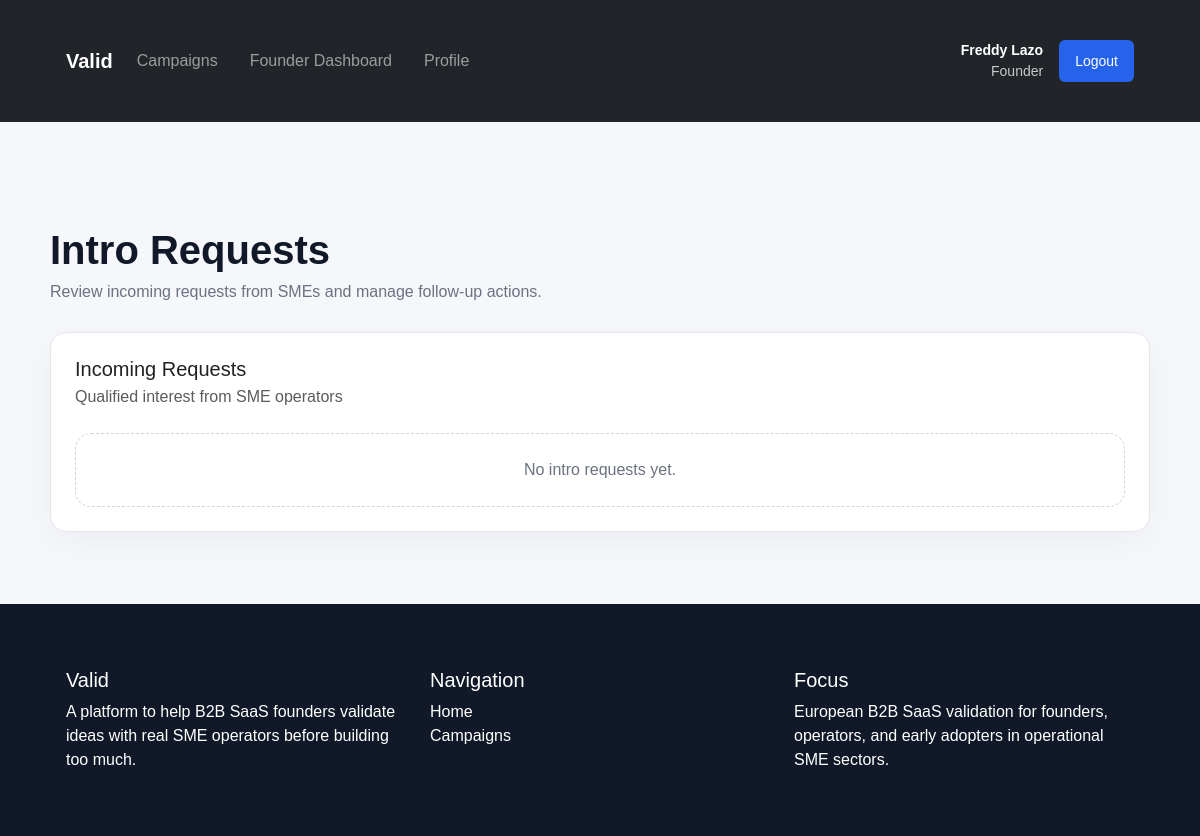
The page /valid/founder/intro-requests/ (signed in) on the database as committed earlier.
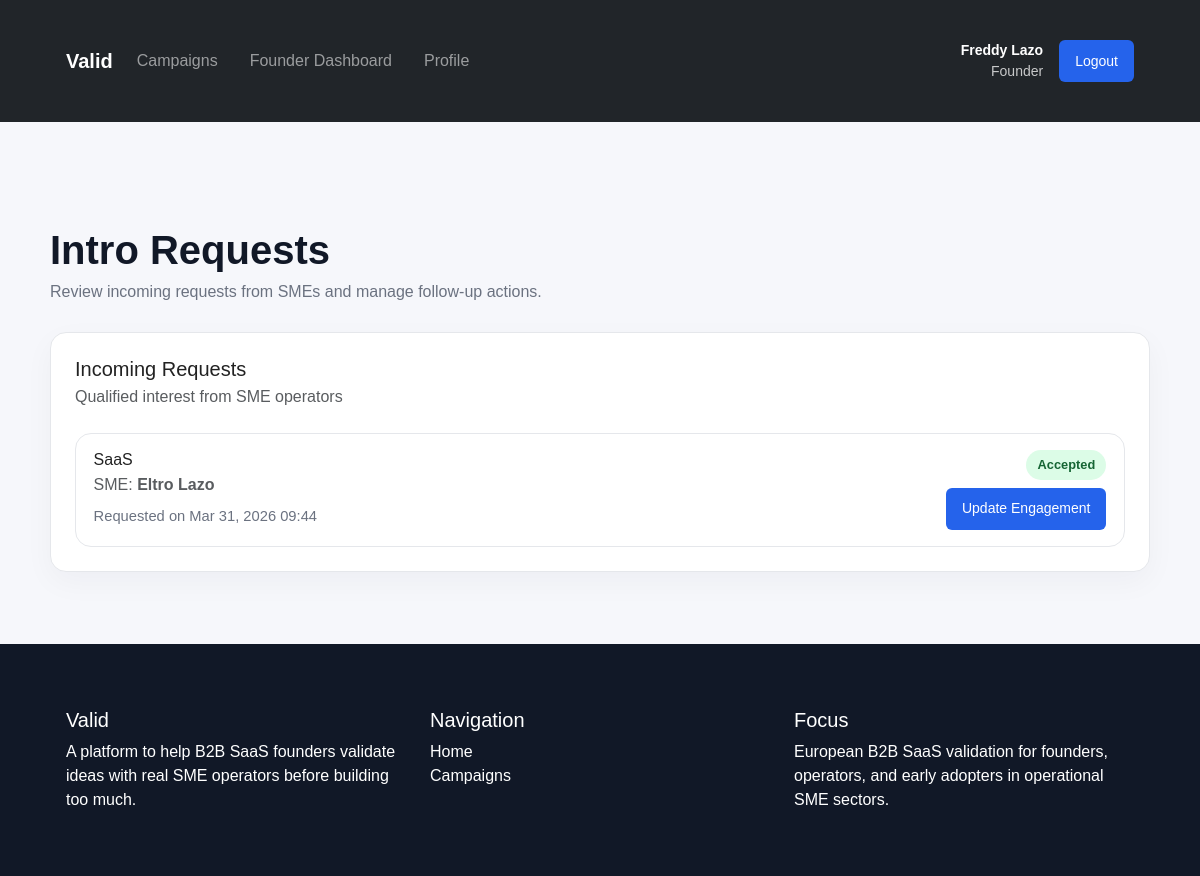
The same page on the database as committed later.
### account/models.py (models this page shows, shortened)
class Profile(models.Model):
    user = models.OneToOneField(
        settings.AUTH_USER_MODEL,
        on_delete=models.CASCADE,
        related_name="profile",
    )
    role = models.CharField(max_length=20, choices=UserRole.choices)
    company_name = models.CharField(max_length=255, blank=True)
    industry = models.CharField(max_length=100, blank=True)
    country = models.CharField(max_length=100, blank=True)
    company_size = models.CharField(max_length=50, blank=True)
    job_title = models.CharField(max_length=100, blank=True)
    pain_points = models.TextField(blank=True)

### campaign/models.py (models this page shows, shortened)
class IntroRequest(models.Model):
    campaign = models.ForeignKey(
        Campaign,
        on_delete=models.CASCADE,
        related_name="intro_requests",
    )
    sme_user = models.ForeignKey(
        settings.AUTH_USER_MODEL,
        on_delete=models.CASCADE,
        related_name="intro_requests",
    )
    status = models.CharField(
        max_length=20,
        choices=IntroRequestStatus.choices,
        default=IntroRequestStatus.REQUESTED,
    )
    requested_at = models.DateTimeField(auto_now_add=True)
    class Meta:
        unique_together = ("campaign", "sme_user")
        ordering = ["-requested_at"]

class Campaign(models.Model):
    founder = models.ForeignKey(
        settings.AUTH_USER_MODEL,
        on_delete=models.CASCADE,
        related_name="campaigns",
    )
    title = models.CharField(max_length=255)
    problem_summary = models.TextField()
    solution_summary = models.TextField()
    target_industry = models.CharField(max_length=100)
    target_role = models.CharField(max_length=100)
    target_company_size = models.CharField(max_length=50)
    target_market = models.CharField(max_length=100, blank=True)
    validation_goal_type = models.CharField(max_length=50)
    validation_goal_count = models.PositiveIntegerField(default=1)
    pilot_offer_summary = models.TextField(blank=True)
    status = models.CharField(
        max_length=20,
        choices=CampaignStatus.choices,
        default=CampaignStatus.PENDING_REVIEW,
    )
    created_at = models.DateTimeField(auto_now_add=True)
    updated_at = models.DateTimeField(auto_now=True)
    class Meta:
        ordering = ["-created_at"]

### campaign/views.py (the view)
# urls.py: path("founder/intro-requests/", founder_intro_request_list, name="founder_intro_request_list"),
@login_required
def founder_intro_request_list(request):
    if not is_founder(request.user):
        return HttpResponseForbidden("Only founders can access this page.")
    intro_requests = (
        IntroRequest.objects.filter(campaign__founder=request.user)
        .select_related("campaign", "sme_user", "sme_user__profile")
        .order_by("-requested_at")
    )
    return render(
        request,
        "campaign/founder/intro_request_list.html",
        {"intro_requests": intro_requests},
    )

### campaign/views.py (called while the page is built)
def is_founder(user):
    return (
        user.is_authenticated
        and hasattr(user, "profile")
        and user.profile.role == "founder"
    )

### campaign/templates/campaign/founder/intro_request_list.html (shortened to what this page needs)
{% extends "campaign/base.html" %}
{% block content %}
<div class="container page-shell">
    <div class="page-header">
        <h1>Intro Requests</h1>
        <p>Review incoming requests from SMEs and manage follow-up actions.</p>
    </div>
    <div class="section-card">
        <div class="card-body">
            <div class="d-flex justify-content-between align-items-center mb-4 flex-wrap gap-2">
                <div>
                    <h2 class="h5 mb-1">Incoming Requests</h2>
                    <p class="text-muted mb-0">Qualified interest from SME operators</p>
                </div>
            </div>
            <div class="content-stack">
                {% for intro_request in intro_requests %}
                    <div class="list-item-card">
                        <div class="d-flex justify-content-between align-items-start flex-wrap gap-3">
                            <div>
                                <h3 class="h6 mb-1">{{ intro_request.campaign.title }}</h3>
                                <p class="mb-2 text-muted">
                                    SME:
                                    <strong>
                                        {{ intro_request.sme_user.get_full_name|default:intro_request.sme_user.username }}
                                    </strong>
                                </p>
                                <div class="list-meta">
                                    Requested on {{ intro_request.requested_at|date:"M d, Y H:i" }}
                                </div>
                            </div>
                            <div class="text-md-end">
                                <div class="mb-2">
                                    <span class="status-badge status-{{ intro_request.status }}">
                                        {{ intro_request.status }}
                                    </span>
                                </div>
                                <div class="d-flex gap-2 flex-wrap justify-content-md-end">
                                    {% if intro_request.status == "requested" %}
                                        <a class="btn btn-sm btn-outline-success" href="{% url 'founder_intro_request_update' intro_request.id 'accepted' %}">
                                            Accept
                                        </a>
                                        <a class="btn btn-sm btn-outline-danger" href="{% url 'founder_intro_request_update' intro_request.id 'rejected' %}">
                                            Reject
                                        </a>
                                    {% elif intro_request.status == "accepted" %}
                                        <a class="btn btn-sm btn-outline-primary" href="{% url 'founder_engagement_update' intro_request.id %}">
                                            Update Engagement
                                        </a>
                                    {% endif %}
                                </div>
                            </div>
                        </div>
                    </div>
                {% empty %}
                    <div class="empty-state">
                        No intro requests yet.
                    </div>
                {% endfor %}
            </div>
        </div>
    </div>
</div>
{% endblock %}

### campaign/templates/campaign/base.html (shortened to what this page needs)
{% load static %}
<!DOCTYPE html>
<html lang="en">
<head>
    <link
        href="https://cdn.jsdelivr.net/npm/bootstrap@5.3.3/dist/css/bootstrap.min.css"
        rel="stylesheet">
    <link href="{% static "css/valid.css" %}" rel="stylesheet">
</head>
<body >
<nav class="navbar navbar-expand-lg navbar-dark bg-dark sticky-top">
    <div class="container">
        <a class="navbar-brand fw-bold" href="{% url 'home' %}">Valid</a>
        <div class="collapse navbar-collapse" id="mainNav">
            <ul class="navbar-nav me-auto mb-2 mb-lg-0">
                <li class="nav-item">
                    <a class="nav-link" href="{% url 'campaign_list' %}">Campaigns</a>
                </li>
                {% if user.is_authenticated %}
                    {% if user.profile.role == 'founder' %}
                        <li class="nav-item">
                            <a class="nav-link" href="{% url 'founder_dashboard' %}">Founder Dashboard</a>
                        </li>
                    {% elif user.profile.role == 'sme' %}
                        <li class="nav-item">
                            <a class="nav-link" href="{% url 'sme_dashboard' %}">SME Dashboard</a>
                        </li>
                    {% endif %}
                    <li class="nav-item">
                        <a class="nav-link" href="{% url 'profile' %}">Profile</a>
                    </li>
                {% endif %}
            </ul>
            <div class="d-flex align-items-center gap-3">
                {% if user.is_authenticated %}
                    <div class="text-white small text-end">
                        <div class="fw-semibold">
                            {{ user.first_name|default:user.username }} {{ user.last_name }}
                        </div>
                        <div class="opacity-75">
                            {{ user.profile.role|title }}
                        </div>
                    </div>
                    <form method="post" action="{% url 'logout' %}">
                        <button class="btn btn-outline-light btn-sm" type="submit">Logout</button>
                    </form>
                {% else %}
                    <a class="btn btn-outline-light btn-sm" href="{% url 'login' %}">Login</a>
                    <a class="btn btn-light btn-sm" href="{% url 'signup' %}">Sign Up</a>
                {% endif %}
            </div>
        </div>
    </div>
</nav>
<main class="flex-fill">
</main>
{% block content %}{% endblock %}
<footer class="footer">
    <div class="container">
        <div class="row g-4">
            <div class="col-md-4">
                <h5>Valid</h5>
                <p class="mb-0">
                    A platform to help B2B SaaS founders validate ideas with real SME operators before building too much.
                </p>
            </div>
            <div class="col-md-4">
                <h5>Navigation</h5>
                <ul class="list-unstyled">
                    <li><a class="text-white text-decoration-none" href="{% url 'home' %}">Home</a></li>
                    <li><a class="text-white text-decoration-none" href="{% url 'campaign_list' %}">Campaigns</a></li>
                </ul>
            </div>
            <div class="col-md-4">
                <h5>Focus</h5>
                <p class="mb-0">
                    European B2B SaaS validation for founders, operators, and early adopters in operational SME sectors.
                </p>
            </div>
        </div>
    </div>
</footer>
</body>
</html>

### campaign/static/css/valid.css (style rules this page uses)
body { font-family: Arial, sans-serif; display: flex; flex-direction: column; background: #f6f7fb; margin: 0; color: #222; min-height: 100vh; }
nav { background: #111827; padding: 1rem 2rem; }
nav a { color: #fff; text-decoration: none; margin-right: 1rem; }
.container { max-width: 1100px; margin: 2rem auto; padding: 0 1rem; }
.btn { display: inline-block; padding: 0.65rem 1rem; background: #2563eb; color: white; text-decoration: none; border-radius: 6px; border: none; cursor: pointer; }
.footer { background-color: #111827; color: white; padding: 2rem 0; margin-top: auto; }
.page-shell { padding: 2.5rem 0; }
.page-header { margin-bottom: 1.75rem; }
.page-header h1 { font-weight: 700; margin-bottom: 0.35rem; color: #111827; }
.page-header p { margin-bottom: 0; color: #6b7280; }
.section-card { background: #fff; border: 1px solid #e5e7eb; border-radius: 1rem; box-shadow: 0 10px 30px rgba(15, 23, 42, 0.04); }
.section-card .card-body { padding: 1.5rem; }
.list-item-card { border: 1px solid #e5e7eb; border-radius: 1rem; padding: 1rem 1.1rem; background: #fff; transition: transform 0.2s ease, box-shadow 0.2s ease; }
.list-meta { font-size: 0.92rem; color: #6b7280; }
.status-badge { display: inline-block; padding: 0.35rem 0.7rem; border-radius: 999px; font-size: 0.8rem; font-weight: 600; text-transform: capitalize; }
.status-accepted { background: #dcfce7; color: #166534; }

Rows that differ between the two databases and show on the page:
added IntroRequest: campaign "SaaS", sme_user.get_full_name "Eltro Lazo", requested_at "Mar 31, 2026 09:44", status "Accepted", shows "Update Engagement"
Other text that changed with them:
text no longer shown: "No intro requests yet."
